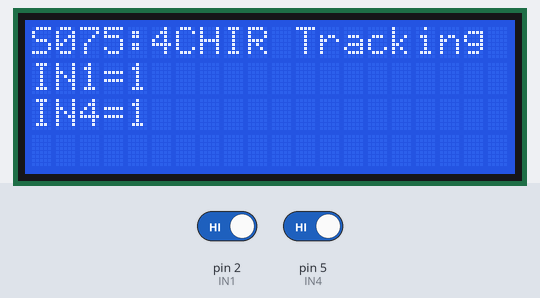
This sketch was run on a simulated Arduino Uno, built with avr-gcc and run on an emulated ATmega328P. On the bench: 20×4 character LCD. The inputs (shaded band) are chosen by the test bench; at power-on: pin 2 (IN1) HIGH, pin 5 (IN4) HIGH.

Above: at 2.2 s.
2.3 s: pin 2 (IN1) driven LOW
At 2.7 s:
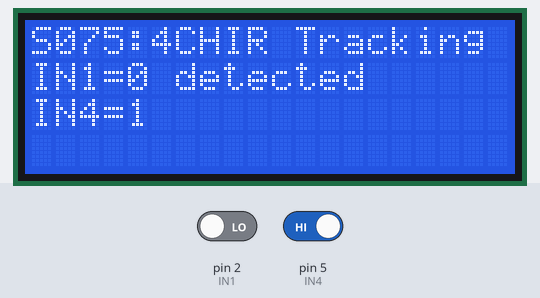
3.8 s: pin 5 (IN4) driven LOW
At 5.0 s:
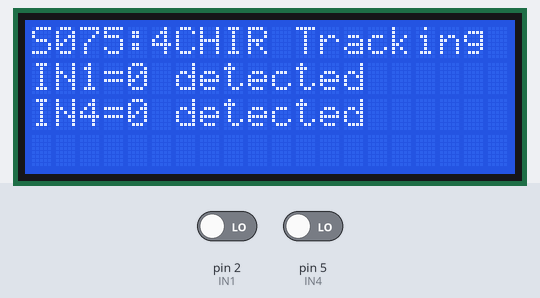
5.3 s: pin 2 (IN1) driven HIGH
At 5.7 s:
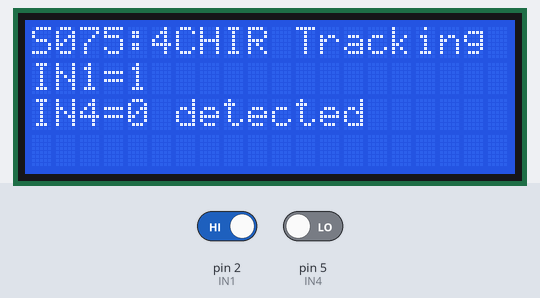
6.8 s: pin 5 (IN4) driven HIGH
At 7.5 s:
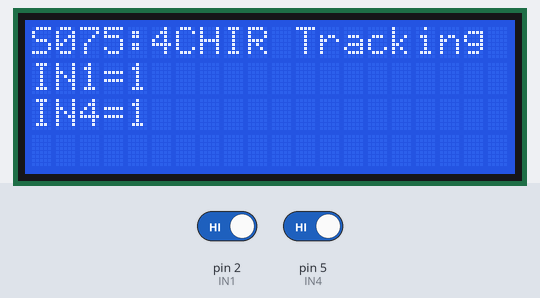
Timing chart, 0 to 9.3 s (numbered marks = the images above; inputs shaded):
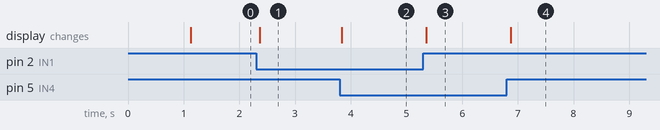

The sketch:

basic_test.ino
```cpp
/* 4 Channel IR Tracking Module [S075] : http://rdiot.tistory.com/169 [RDIoT Demo] */

#include <Wire.h>
#include <LiquidCrystal_I2C.h>

LiquidCrystal_I2C lcd(0x27,20,4);  // LCD2004
int IN1 = 2;
int IN4 = 5;

void setup()
{
  lcd.init();  // initialize the lcd
  lcd.backlight();
  lcd.print("start LCD2004");

  pinMode(IN1,INPUT);
  pinMode(IN4,INPUT);

  delay(1000);

  lcd.clear();
}

void loop()
{
  lcd.setCursor(0,0);
  lcd.print("S075:4CHIR Tracking");

  String val1str = "";
  String val4str = "";

  int in1_val = digitalRead(IN1);
  int in4_val = digitalRead(IN4);

  if(in1_val == 0)
    val1str = " detected";
  else
    val1str = "         ";

  if(in4_val == 0)
    val4str = " detected";
  else
    val4str = "         ";

  lcd.setCursor(0,1);
  lcd.print("IN1=" + (String)in1_val + val1str);

  lcd.setCursor(0,2);
  lcd.print("IN4=" + (String)in4_val + val4str);
}
```

Measured:
- after the input at 2.3 s, the display: changes after 0.07 s (image 1)
- after the input at 3.8 s, the display: changes at once (image 2)
- after the input at 5.3 s, the display: changes after 0.05 s (image 3)
- after the input at 6.8 s, the display: changes after 0.07 s (image 4)
